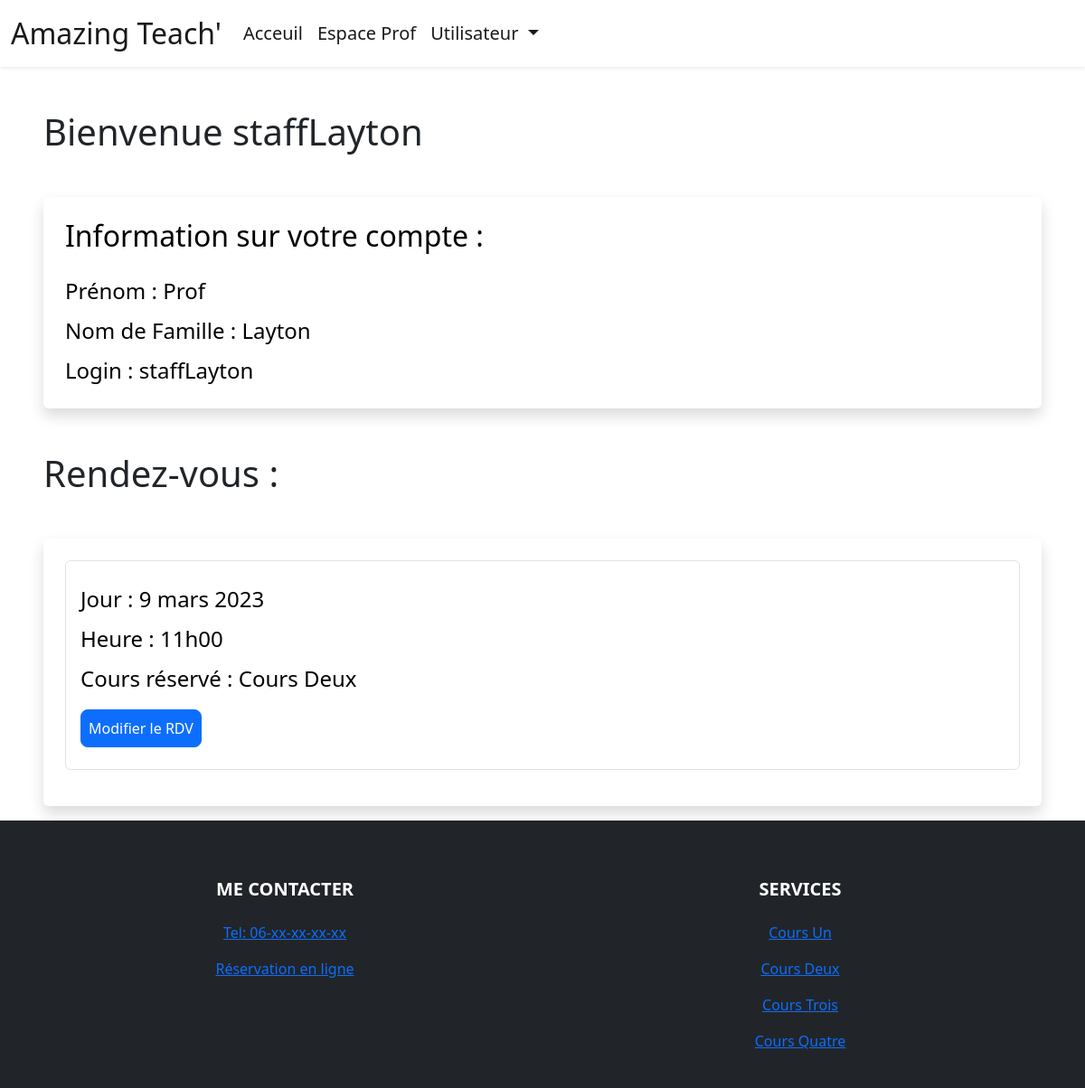
Page /user-panel (signed in) on the earlier database version.
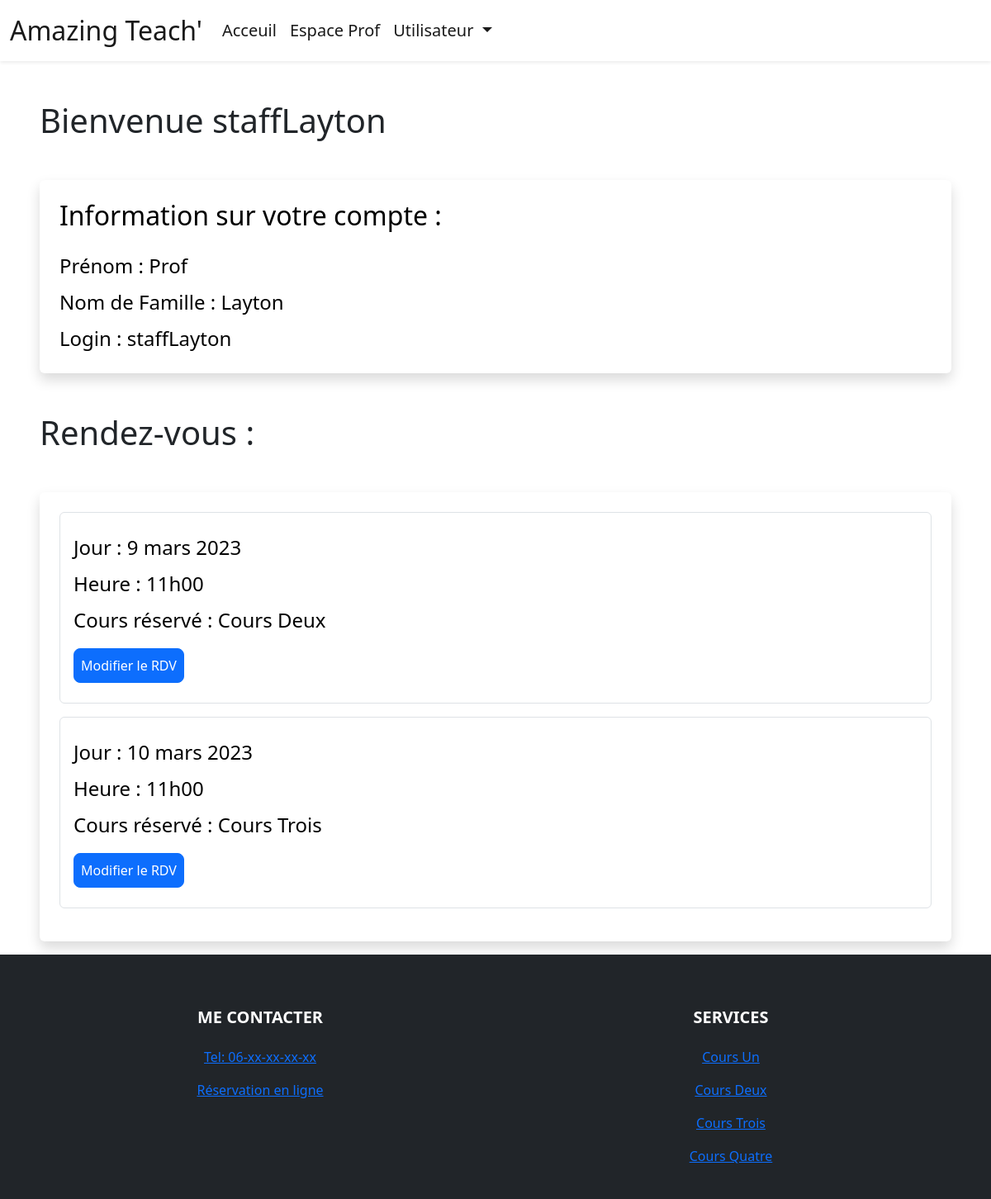
Same page on the later database version.
### booking/models.py (models this page shows, shortened)
class Appointment(models.Model):
    user = models.ForeignKey(
        User, on_delete=models.CASCADE, null=True, blank=True)
    service = models.CharField(
        max_length=50, choices=COURSE_CHOICES, default="Cours Un")
    day = models.DateField(default=datetime.now)
    time = models.CharField(
        max_length=10, choices=TIME_CHOICES, default="08h00")
    time_ordered = models.DateTimeField(default=datetime.now, blank=True)

### booking/views.py (the view)
# urls.py: path('user-panel', views.userPanel, name='userPanel'),
def userPanel(request):
    user = request.user
    appointments = Appointment.objects.filter(
        user=user).order_by('day', 'time')
    return render(request, 'userPanel.html', {
        'user': user,
        'appointments': appointments,
    })

### booking/templates/userPanel.html (shortened to what this page needs)
{% extends 'layout.html' %}
{% load static %}
{% block body %}
{% if user.is_authenticated %}
<h1 class=" ms-5 mt-5 ">Bienvenue {{ user.username }}</h1>
<div class="shadow p-4 mb-5 bg-body bg-body rounded text-black  m-5 ">
    <h2 class="">Information sur votre compte :</h2>
    <ul class="list-group fs-4 mt-3">
            <li class="list-group mt-2">Prénom : {{ user.first_name }}</li>
            <li class="list-group mt-2">Nom de Famille : {{ user.last_name }}</li>
            <li class="list-group mt-2">Login : {{ user.username }}</li>
    </ul>
</div>
{% if appointments.count > 0 %}
<div class="mt-5 ">
    <h1 class=" ms-5">Rendez-vous :</h1>
    <div class="shadow p-4 mb-3 bg-body bg-body rounded text-black  m-5">
        {% for appointment in appointments %}
        <div class="list-group fs-4 border p-3 mb-3">
            <p class="list-group mt-2">Jour : {{ appointment.day }}</p>
            <p class="list-group mt-2">Heure : {{ appointment.time }}</p>
            <p class="list-group mt-2">Cours réservé : {{ appointment.service }}</p>
            <div class="mt-3 mb-2">
                <a class="btn btn-primary rounded-3 p-2" href="{% url 'userUpdate' appointment.id %}">Modifier le RDV</a>
            </div>
        </div>
        {% endfor %}
    </div>
</div>
{% endif %}
{% else %}
<div class="shadow p-4 mb-5 bg-body bg-body rounded text-black  m-5">
    <h1 class="p-2  ms-3">Inscription !</h1>
    <a href="{% url 'login' %}" class="btn btn-primary text-white">Connexion</a>
</div>
{% endif %}
{% endblock %}

Differences in the rows shown:
added Appointment: day "10 mars 2023", time "11h00", service "Cours Trois"
